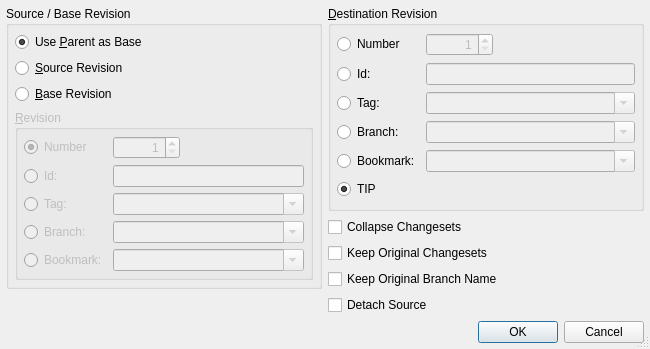
<?xml version="1.0" encoding="UTF-8"?>
<ui version="4.0">
 <class>HgRebaseDialog</class>
 <widget class="QDialog" name="HgRebaseDialog">
  <property name="geometry">
   <rect>
    <x>0</x>
    <y>0</y>
    <width>650</width>
    <height>337</height>
   </rect>
  </property>
  <property name="windowTitle">
   <string>Rebase Changesets</string>
  </property>
  <property name="sizeGripEnabled">
   <bool>true</bool>
  </property>
  <layout class="QVBoxLayout" name="verticalLayout_2">
   <item>
    <layout class="QGridLayout" name="gridLayout_3">
     <item row="0" column="0" rowspan="4">
      <widget class="QGroupBox" name="groupBox">
       <property name="title">
        <string>Source / Base Revision</string>
       </property>
       <layout class="QVBoxLayout" name="verticalLayout">
        <item>
         <widget class="QRadioButton" name="parentButton">
          <property name="toolTip">
           <string>Select to use the parent of the working directory as the base</string>
          </property>
          <property name="text">
           <string>Use &amp;Parent as Base</string>
          </property>
          <property name="checked">
           <bool>true</bool>
          </property>
         </widget>
        </item>
        <item>
         <widget class="QRadioButton" name="sourceButton">
          <property name="toolTip">
           <string>Select to use a revision as the source</string>
          </property>
          <property name="text">
           <string>&amp;Source Revision</string>
          </property>
         </widget>
        </item>
        <item>
         <widget class="QRadioButton" name="baseButton">
          <property name="toolTip">
           <string>Select to use a revision as the base</string>
          </property>
          <property name="text">
           <string>&amp;Base Revision</string>
          </property>
         </widget>
        </item>
        <item>
         <widget class="QGroupBox" name="rev1GroupBox">
          <property name="enabled">
           <bool>false</bool>
          </property>
          <property name="title">
           <string>&amp;Revision</string>
          </property>
          <layout class="QGridLayout" name="gridLayout">
           <item row="0" column="0">
            <widget class="QRadioButton" name="number1Button">
             <property name="toolTip">
              <string>Select to specify a revision by number</string>
             </property>
             <property name="text">
              <string>Number</string>
             </property>
             <property name="checked">
              <bool>true</bool>
             </property>
            </widget>
           </item>
           <item row="0" column="1">
            <widget class="QSpinBox" name="number1SpinBox">
             <property name="toolTip">
              <string>Enter a revision number</string>
             </property>
             <property name="alignment">
              <set>Qt::AlignRight</set>
             </property>
             <property name="minimum">
              <number>1</number>
             </property>
             <property name="maximum">
              <number>999999999</number>
             </property>
            </widget>
           </item>
           <item row="0" column="2">
            <spacer>
             <property name="orientation">
              <enum>Qt::Horizontal</enum>
             </property>
             <property name="sizeHint" stdset="0">
              <size>
               <width>40</width>
               <height>20</height>
              </size>
             </property>
            </spacer>
           </item>
           <item row="1" column="0">
            <widget class="QRadioButton" name="id1Button">
             <property name="toolTip">
              <string>Select to specify a revision by changeset id</string>
             </property>
             <property name="text">
              <string>Id:</string>
             </property>
            </widget>
           </item>
           <item row="1" column="1" colspan="2">
            <widget class="QLineEdit" name="id1Edit">
             <property name="enabled">
              <bool>false</bool>
             </property>
             <property name="toolTip">
              <string>Enter a changeset id</string>
             </property>
            </widget>
           </item>
           <item row="2" column="0">
            <widget class="QRadioButton" name="tag1Button">
             <property name="toolTip">
              <string>Select to specify a revision by a tag</string>
             </property>
             <property name="text">
              <string>Tag:</string>
             </property>
            </widget>
           </item>
           <item row="2" column="1" colspan="2">
            <widget class="QComboBox" name="tag1Combo">
             <property name="enabled">
              <bool>false</bool>
             </property>
             <property name="toolTip">
              <string>Enter a tag name</string>
             </property>
             <property name="editable">
              <bool>true</bool>
             </property>
            </widget>
           </item>
           <item row="3" column="0">
            <widget class="QRadioButton" name="branch1Button">
             <property name="toolTip">
              <string>Select to specify a revision by a branch</string>
             </property>
             <property name="text">
              <string>Branch:</string>
             </property>
            </widget>
           </item>
           <item row="3" column="1" colspan="2">
            <widget class="QComboBox" name="branch1Combo">
             <property name="enabled">
              <bool>false</bool>
             </property>
             <property name="toolTip">
              <string>Enter a branch name</string>
             </property>
             <property name="editable">
              <bool>true</bool>
             </property>
            </widget>
           </item>
           <item row="4" column="0">
            <widget class="QRadioButton" name="bookmark1Button">
             <property name="toolTip">
              <string>Select to specify a revision by a bookmark</string>
             </property>
             <property name="text">
              <string>Bookmark:</string>
             </property>
            </widget>
           </item>
           <item row="4" column="1" colspan="2">
            <widget class="QComboBox" name="bookmark1Combo">
             <property name="enabled">
              <bool>false</bool>
             </property>
             <property name="sizePolicy">
              <sizepolicy hsizetype="Expanding" vsizetype="Fixed">
               <horstretch>0</horstretch>
               <verstretch>0</verstretch>
              </sizepolicy>
             </property>
             <property name="toolTip">
              <string>Enter a bookmark name</string>
             </property>
             <property name="editable">
              <bool>true</bool>
             </property>
            </widget>
           </item>
          </layout>
         </widget>
        </item>
       </layout>
      </widget>
     </item>
     <item row="0" column="1">
      <widget class="QGroupBox" name="rev2GroupBox">
       <property name="title">
        <string>&amp;Destination Revision</string>
       </property>
       <layout class="QGridLayout" name="gridLayout_2">
        <item row="0" column="0">
         <widget class="QRadioButton" name="number2Button">
          <property name="toolTip">
           <string>Select to specify a revision by number</string>
          </property>
          <property name="text">
           <string>Number</string>
          </property>
         </widget>
        </item>
        <item row="0" column="1">
         <widget class="QSpinBox" name="number2SpinBox">
          <property name="enabled">
           <bool>false</bool>
          </property>
          <property name="toolTip">
           <string>Enter a revision number</string>
          </property>
          <property name="alignment">
           <set>Qt::AlignRight</set>
          </property>
          <property name="minimum">
           <number>1</number>
          </property>
          <property name="maximum">
           <number>999999999</number>
          </property>
         </widget>
        </item>
        <item row="0" column="2">
         <spacer>
          <property name="orientation">
           <enum>Qt::Horizontal</enum>
          </property>
          <property name="sizeHint" stdset="0">
           <size>
            <width>40</width>
            <height>20</height>
           </size>
          </property>
         </spacer>
        </item>
        <item row="1" column="0">
         <widget class="QRadioButton" name="id2Button">
          <property name="toolTip">
           <string>Select to specify a revision by changeset id</string>
          </property>
          <property name="text">
           <string>Id:</string>
          </property>
         </widget>
        </item>
        <item row="1" column="1" colspan="2">
         <widget class="QLineEdit" name="id2Edit">
          <property name="enabled">
           <bool>false</bool>
          </property>
          <property name="toolTip">
           <string>Enter a changeset id</string>
          </property>
         </widget>
        </item>
        <item row="2" column="0">
         <widget class="QRadioButton" name="tag2Button">
          <property name="toolTip">
           <string>Select to specify a revision by a tag</string>
          </property>
          <property name="text">
           <string>Tag:</string>
          </property>
         </widget>
        </item>
        <item row="2" column="1" colspan="2">
         <widget class="QComboBox" name="tag2Combo">
          <property name="enabled">
           <bool>false</bool>
          </property>
          <property name="toolTip">
           <string>Enter a tag name</string>
          </property>
          <property name="editable">
           <bool>true</bool>
          </property>
         </widget>
        </item>
        <item row="3" column="0">
         <widget class="QRadioButton" name="branch2Button">
          <property name="toolTip">
           <string>Select to specify a revision by a branch</string>
          </property>
          <property name="text">
           <string>Branch:</string>
          </property>
         </widget>
        </item>
        <item row="3" column="1" colspan="2">
         <widget class="QComboBox" name="branch2Combo">
          <property name="enabled">
           <bool>false</bool>
          </property>
          <property name="toolTip">
           <string>Enter a branch name</string>
          </property>
          <property name="editable">
           <bool>true</bool>
          </property>
         </widget>
        </item>
        <item row="4" column="0">
         <widget class="QRadioButton" name="bookmark2Button">
          <property name="toolTip">
           <string>Select to specify a revision by a bookmark</string>
          </property>
          <property name="text">
           <string>Bookmark:</string>
          </property>
         </widget>
        </item>
        <item row="4" column="1" colspan="2">
         <widget class="QComboBox" name="bookmark2Combo">
          <property name="enabled">
           <bool>false</bool>
          </property>
          <property name="sizePolicy">
           <sizepolicy hsizetype="Expanding" vsizetype="Fixed">
            <horstretch>0</horstretch>
            <verstretch>0</verstretch>
           </sizepolicy>
          </property>
          <property name="toolTip">
           <string>Enter a bookmark name</string>
          </property>
          <property name="editable">
           <bool>true</bool>
          </property>
         </widget>
        </item>
        <item row="5" column="0" colspan="3">
         <widget class="QRadioButton" name="tip2Button">
          <property name="toolTip">
           <string>Select tip revision of repository</string>
          </property>
          <property name="text">
           <string>TIP</string>
          </property>
          <property name="checked">
           <bool>true</bool>
          </property>
         </widget>
        </item>
       </layout>
      </widget>
     </item>
     <item row="1" column="1">
      <widget class="QCheckBox" name="collapseCheckBox">
       <property name="toolTip">
        <string>Select to collapse the rebased changesets</string>
       </property>
       <property name="text">
        <string>Collapse Changesets</string>
       </property>
      </widget>
     </item>
     <item row="2" column="1">
      <widget class="QCheckBox" name="keepChangesetsCheckBox">
       <property name="toolTip">
        <string>Select to keep the original changesets</string>
       </property>
       <property name="text">
        <string>Keep Original Changesets</string>
       </property>
      </widget>
     </item>
     <item row="3" column="1">
      <widget class="QCheckBox" name="keepBranchCheckBox">
       <property name="toolTip">
        <string>Select to keep the original branch names</string>
       </property>
       <property name="text">
        <string>Keep Original Branch Name</string>
       </property>
      </widget>
     </item>
     <item row="4" column="0">
      <spacer name="verticalSpacer">
       <property name="orientation">
        <enum>Qt::Vertical</enum>
       </property>
       <property name="sizeHint" stdset="0">
        <size>
         <width>20</width>
         <height>13</height>
        </size>
       </property>
      </spacer>
     </item>
     <item row="4" column="1">
      <widget class="QCheckBox" name="detachCheckBox">
       <property name="toolTip">
        <string>Select to detach the source from its original branch</string>
       </property>
       <property name="text">
        <string>Detach Source</string>
       </property>
      </widget>
     </item>
    </layout>
   </item>
   <item>
    <widget class="QDialogButtonBox" name="buttonBox">
     <property name="orientation">
      <enum>Qt::Horizontal</enum>
     </property>
     <property name="standardButtons">
      <set>QDialogButtonBox::Cancel|QDialogButtonBox::Ok</set>
     </property>
    </widget>
   </item>
  </layout>
 </widget>
 <layoutdefault spacing="6" margin="6"/>
 <pixmapfunction>qPixmapFromMimeSource</pixmapfunction>
 <tabstops>
  <tabstop>parentButton</tabstop>
  <tabstop>sourceButton</tabstop>
  <tabstop>baseButton</tabstop>
  <tabstop>number1Button</tabstop>
  <tabstop>number1SpinBox</tabstop>
  <tabstop>id1Button</tabstop>
  <tabstop>id1Edit</tabstop>
  <tabstop>tag1Button</tabstop>
  <tabstop>tag1Combo</tabstop>
  <tabstop>branch1Button</tabstop>
  <tabstop>branch1Combo</tabstop>
  <tabstop>bookmark1Button</tabstop>
  <tabstop>bookmark1Combo</tabstop>
  <tabstop>number2Button</tabstop>
  <tabstop>number2SpinBox</tabstop>
  <tabstop>id2Button</tabstop>
  <tabstop>id2Edit</tabstop>
  <tabstop>tag2Button</tabstop>
  <tabstop>tag2Combo</tabstop>
  <tabstop>branch2Button</tabstop>
  <tabstop>branch2Combo</tabstop>
  <tabstop>bookmark2Button</tabstop>
  <tabstop>bookmark2Combo</tabstop>
  <tabstop>tip2Button</tabstop>
  <tabstop>collapseCheckBox</tabstop>
  <tabstop>keepChangesetsCheckBox</tabstop>
  <tabstop>keepBranchCheckBox</tabstop>
  <tabstop>detachCheckBox</tabstop>
  <tabstop>buttonBox</tabstop>
 </tabstops>
 <resources/>
 <connections>
  <connection>
   <sender>buttonBox</sender>
   <signal>accepted()</signal>
   <receiver>HgRebaseDialog</receiver>
   <slot>accept()</slot>
   <hints>
    <hint type="sourcelabel">
     <x>124</x>
     <y>864</y>
    </hint>
    <hint type="destinationlabel">
     <x>21</x>
     <y>143</y>
    </hint>
   </hints>
  </connection>
  <connection>
   <sender>buttonBox</sender>
   <signal>rejected()</signal>
   <receiver>HgRebaseDialog</receiver>
   <slot>reject()</slot>
   <hints>
    <hint type="sourcelabel">
     <x>176</x>
     <y>864</y>
    </hint>
    <hint type="destinationlabel">
     <x>73</x>
     <y>140</y>
    </hint>
   </hints>
  </connection>
  <connection>
   <sender>number1Button</sender>
   <signal>toggled(bool)</signal>
   <receiver>number1SpinBox</receiver>
   <slot>setEnabled(bool)</slot>
   <hints>
    <hint type="sourcelabel">
     <x>86</x>
     <y>163</y>
    </hint>
    <hint type="destinationlabel">
     <x>201</x>
     <y>164</y>
    </hint>
   </hints>
  </connection>
  <connection>
   <sender>number2Button</sender>
   <signal>toggled(bool)</signal>
   <receiver>number2SpinBox</receiver>
   <slot>setEnabled(bool)</slot>
   <hints>
    <hint type="sourcelabel">
     <x>99</x>
     <y>699</y>
    </hint>
    <hint type="destinationlabel">
     <x>204</x>
     <y>700</y>
    </hint>
   </hints>
  </connection>
  <connection>
   <sender>id1Button</sender>
   <signal>toggled(bool)</signal>
   <receiver>id1Edit</receiver>
   <slot>setEnabled(bool)</slot>
   <hints>
    <hint type="sourcelabel">
     <x>56</x>
     <y>189</y>
    </hint>
    <hint type="destinationlabel">
     <x>245</x>
     <y>190</y>
    </hint>
   </hints>
  </connection>
  <connection>
   <sender>id2Button</sender>
   <signal>toggled(bool)</signal>
   <receiver>id2Edit</receiver>
   <slot>setEnabled(bool)</slot>
   <hints>
    <hint type="sourcelabel">
     <x>95</x>
     <y>725</y>
    </hint>
    <hint type="destinationlabel">
     <x>248</x>
     <y>726</y>
    </hint>
   </hints>
  </connection>
  <connection>
   <sender>tag1Button</sender>
   <signal>toggled(bool)</signal>
   <receiver>tag1Combo</receiver>
   <slot>setEnabled(bool)</slot>
   <hints>
    <hint type="sourcelabel">
     <x>83</x>
     <y>215</y>
    </hint>
    <hint type="destinationlabel">
     <x>241</x>
     <y>216</y>
    </hint>
   </hints>
  </connection>
  <connection>
   <sender>branch1Button</sender>
   <signal>toggled(bool)</signal>
   <receiver>branch1Combo</receiver>
   <slot>setEnabled(bool)</slot>
   <hints>
    <hint type="sourcelabel">
     <x>74</x>
     <y>241</y>
    </hint>
    <hint type="destinationlabel">
     <x>229</x>
     <y>242</y>
    </hint>
   </hints>
  </connection>
  <connection>
   <sender>tag2Button</sender>
   <signal>toggled(bool)</signal>
   <receiver>tag2Combo</receiver>
   <slot>setEnabled(bool)</slot>
   <hints>
    <hint type="sourcelabel">
     <x>63</x>
     <y>751</y>
    </hint>
    <hint type="destinationlabel">
     <x>248</x>
     <y>752</y>
    </hint>
   </hints>
  </connection>
  <connection>
   <sender>branch2Button</sender>
   <signal>toggled(bool)</signal>
   <receiver>branch2Combo</receiver>
   <slot>setEnabled(bool)</slot>
   <hints>
    <hint type="sourcelabel">
     <x>100</x>
     <y>777</y>
    </hint>
    <hint type="destinationlabel">
     <x>248</x>
     <y>778</y>
    </hint>
   </hints>
  </connection>
  <connection>
   <sender>bookmark1Button</sender>
   <signal>toggled(bool)</signal>
   <receiver>bookmark1Combo</receiver>
   <slot>setEnabled(bool)</slot>
   <hints>
    <hint type="sourcelabel">
     <x>48</x>
     <y>267</y>
    </hint>
    <hint type="destinationlabel">
     <x>245</x>
     <y>268</y>
    </hint>
   </hints>
  </connection>
  <connection>
   <sender>bookmark2Button</sender>
   <signal>toggled(bool)</signal>
   <receiver>bookmark2Combo</receiver>
   <slot>setEnabled(bool)</slot>
   <hints>
    <hint type="sourcelabel">
     <x>48</x>
     <y>803</y>
    </hint>
    <hint type="destinationlabel">
     <x>248</x>
     <y>804</y>
    </hint>
   </hints>
  </connection>
  <connection>
   <sender>parentButton</sender>
   <signal>toggled(bool)</signal>
   <receiver>rev1GroupBox</receiver>
   <slot>setDisabled(bool)</slot>
   <hints>
    <hint type="sourcelabel">
     <x>139</x>
     <y>49</y>
    </hint>
    <hint type="destinationlabel">
     <x>226</x>
     <y>126</y>
    </hint>
   </hints>
  </connection>
 </connections>
</ui>
